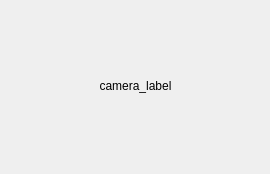
<?xml version="1.0" encoding="UTF-8"?>
<ui version="4.0">
 <class>Camera</class>
 <widget class="QWidget" name="Camera">
  <property name="geometry">
   <rect>
    <x>0</x>
    <y>0</y>
    <width>270</width>
    <height>174</height>
   </rect>
  </property>
  <property name="windowTitle">
   <string>Form</string>
  </property>
  <widget class="QLabel" name="camera_label">
   <property name="geometry">
    <rect>
     <x>10</x>
     <y>0</y>
     <width>251</width>
     <height>171</height>
    </rect>
   </property>
   <property name="text">
    <string>camera_label</string>
   </property>
   <property name="alignment">
    <set>Qt::AlignCenter</set>
   </property>
  </widget>
 </widget>
 <resources/>
 <connections/>
</ui>
